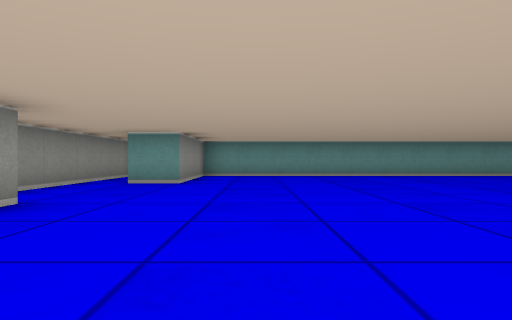
[1] (above)

16 first-person views from a walk through a cub3D ray-caster map. The camera is about half as high as the walls, looks level and sees 75° across. The floor is counted in squares. Each view is taken from the middle of a square. On the plan, view 1 faces up. The plan holds only what a view shows up to about 9 squares ahead; the rest is blank.

[2]
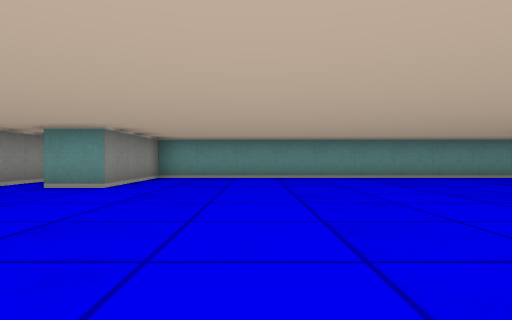

[3]
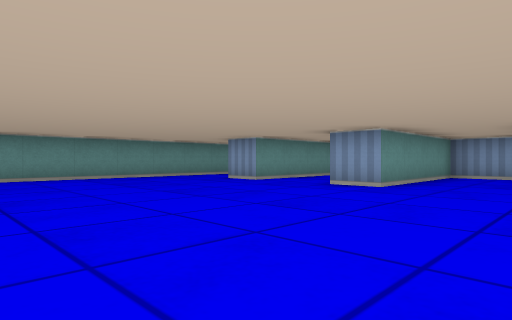

[4]
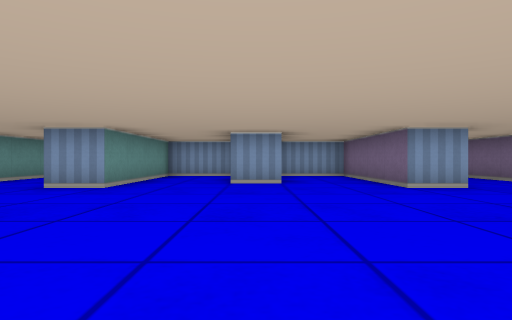

[5]
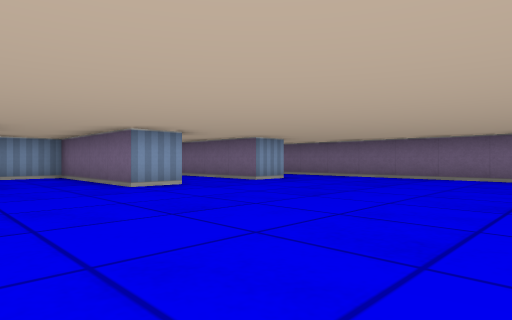

[6]
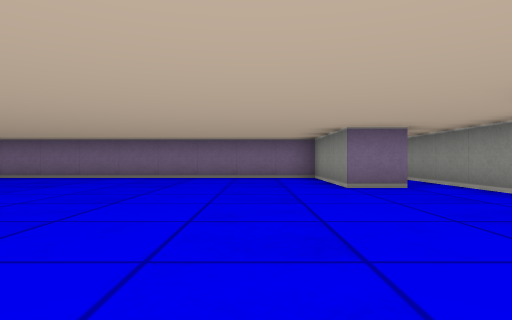

[7]
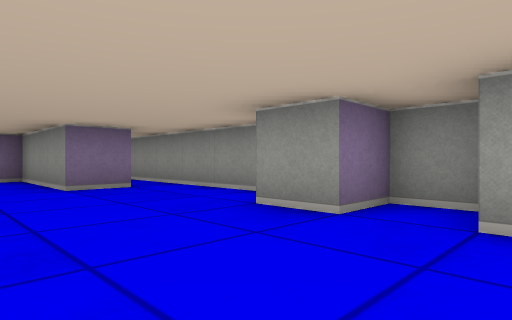

[8]
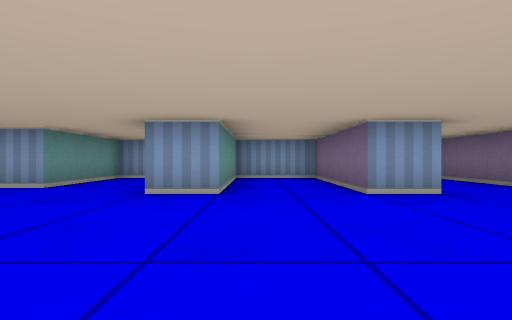

[9]
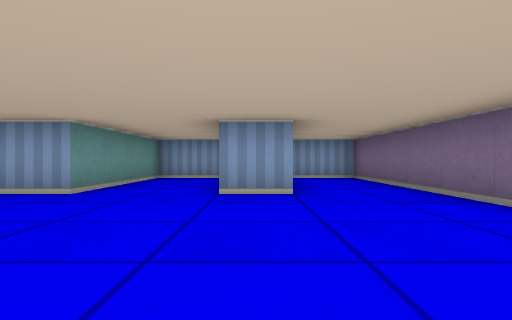

[10]
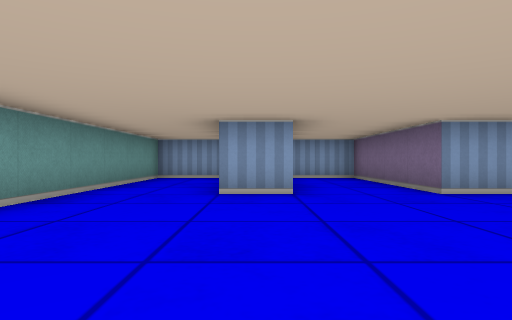

[11]
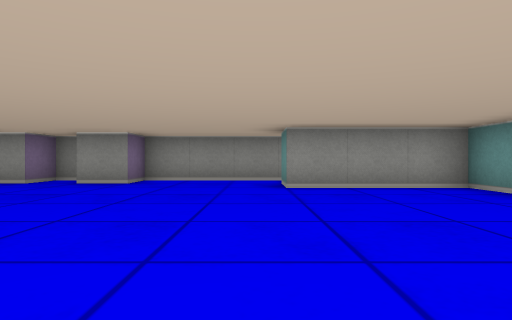

[12]
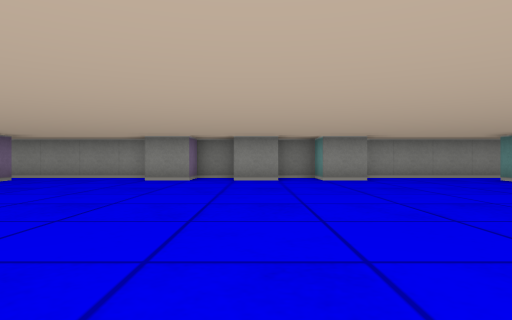

[13]
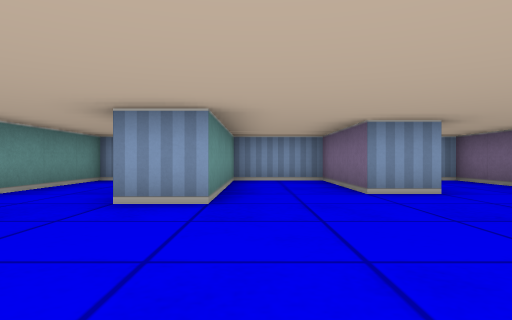

[14]
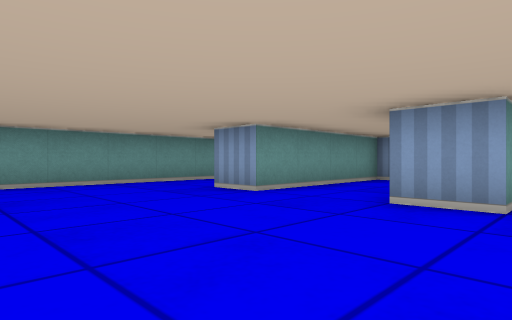

[15]
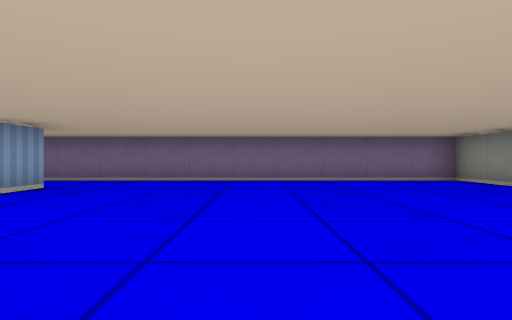

[16]
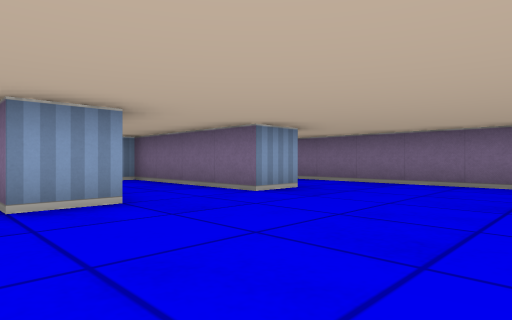

### Floor plan
Points are (right, up) in squares from view 1. A wall is a line through its corners. A room is listed if a view was taken in it or the views show most of it. See-through windows are left out.
Room 1 (views 1, 2, 3, 4, 5, 6, 7, 8, 9, 10, 11, 12, 13, 14, 15, 16)
walls: (-3.5, 0.5) (-3.5, -0.5) (-2.5, -0.5) (-2.5, -1.5); (-3.5, -1.8) (-3.5, -6.8); (6.5, -5.6) (6.5, -4.5) (10.5, -4.5) (10.5, -2.5) (6.5, -2.5) (6.5, -1.5) (10.5, -1.5) (10.5, 0.5) (7.5, 0.5) (7.5, 1.5) (10.5, 1.5) (10.5, 3.5) (6.5, 3.5) (6.5, 4.5) (10.5, 4.5) (10.5, 6.5) (6.5, 6.5) (6.5, 7.5); (-2.5, -4.5) (-1.5, -4.5) (-1.5, -7.5) (10.5, -7.5) (10.5, -5.9); (10.5, 7.9) (10.5, 9.5) (-1.5, 9.5) (-1.5, 6.5) (-2.5, 6.5); (-3.5, 9) (-3.5, 3.5) (-2.5, 3.5) (-2.5, 2.5) (-3.5, 2.5) (-3.5, 1.5) (-2.5, 1.5) (-2.5, 0.5)

Positions as (right, up) in squares from view 1, and headings:
1: (0, 0), facing up
2: (1, 1), facing up
3: (1, 1), facing up-right
4: (1, 1), facing right
5: (1, 1), facing down-right
6: (0, 1), facing down
7: (0, 1), facing down-left
8: (2, -3), facing right
9: (2, -5), facing right
10: (2, 7), facing right
11: (4, 6), facing left
12: (5, 1), facing left
13: (3, 3), facing right
14: (3, 3), facing up-right
15: (3, 0), facing down
16: (3, -1), facing down-right
